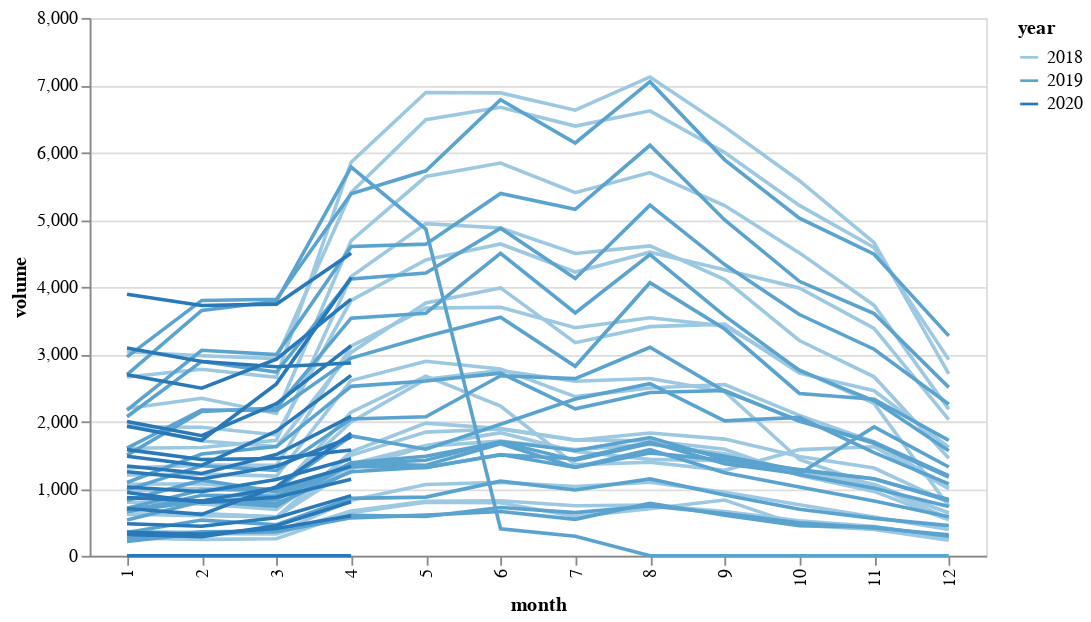

The notebook cell saved with this chart:
### Code cell
source=day_data.groupby(['month','year','location_parent']).volume.mean().reset_index()

source=source[source.year>2017]

alt.Chart(source).mark_line().encode(
    x='month:N',
    y='volume:Q',
    color=alt.Color('year:O'),
    detail='location_parent'
).properties(width=500)

### Figure 1 — Vega-Lite specification as saved in the notebook (floating-point values rounded to 4 significant figures; data arrays with more than 128 entries replaced by an {"elided": "..."} marker saying what was removed)
{"config": {"view": {"continuousWidth": 400, "continuousHeight": 300}}, "data": {"name": "data-8ff0b6a84e95c74da6d1d505a172760d"}, "mark": "line", "encoding": {"color": {"type": "ordinal", "field": "year"}, "detail": {"type": "nominal", "field": "location_parent"}, "x": {"type": "nominal", "field": "month"}, "y": {"type": "quantitative", "field": "volume"}}, "width": 500, "$schema": "https://vega.github.io/schema/vega-lite/v4.0.0.json", "datasets": {"data-8ff0b6a84e95c74da6d1d505a172760d": {"elided": "476 records"}}}
